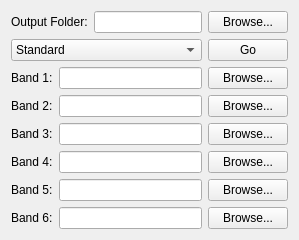
              <widget class="QWidget" name="tab">
               <attribute name="title">
                <string>Rename</string>
               </attribute>
               <layout class="QVBoxLayout" name="verticalLayout_4">
                <item>
                 <layout class="QHBoxLayout" name="horizontalLayout_30">
                  <item>
                   <widget class="QLabel" name="label_26">
                    <property name="text">
                     <string>Output Folder:</string>
                    </property>
                   </widget>
                  </item>
                  <item>
                   <widget class="QLineEdit" name="KernelRenameOutputFolder">
                    <property name="text">
                     <string/>
                    </property>
                   </widget>
                  </item>
                  <item>
                   <widget class="QPushButton" name="KernelRenameOutputButton">
                    <property name="text">
                     <string>Browse...</string>
                    </property>
                   </widget>
                  </item>
                 </layout>
                </item>
                <item>
                 <layout class="QHBoxLayout" name="horizontalLayout_25">
                  <item>
                   <widget class="QComboBox" name="KernelRenameMode">
                    <property name="sizePolicy">
                     <sizepolicy hsizetype="MinimumExpanding" vsizetype="Fixed">
                      <horstretch>0</horstretch>
                      <verstretch>0</verstretch>
                     </sizepolicy>
                    </property>
                    <property name="toolTip">
                     <string/>
                    </property>
                    <item>
                     <property name="text">
                      <string>Standard</string>
                     </property>
                    </item>
                    <item>
                     <property name="text">
                      <string>Muli-Page</string>
                     </property>
                    </item>
                   </widget>
                  </item>
                  <item>
                   <widget class="QPushButton" name="KernelRenameButton">
                    <property name="text">
                     <string>Go</string>
                    </property>
                   </widget>
                  </item>
                 </layout>
                </item>
                <item>
                 <layout class="QHBoxLayout" name="horizontalLayout_19">
                  <item>
                   <widget class="QLabel" name="label_20">
                    <property name="text">
                     <string>Band 1:</string>
                    </property>
                   </widget>
                  </item>
                  <item>
                   <widget class="QLineEdit" name="KernelBand1"/>
                  </item>
                  <item>
                   <widget class="QPushButton" name="KernelBandButton1">
                    <property name="text">
                     <string>Browse...</string>
                    </property>
                   </widget>
                  </item>
                 </layout>
                </item>
                <item>
                 <layout class="QHBoxLayout" name="horizontalLayout_20">
                  <item>
                   <widget class="QLabel" name="label_21">
                    <property name="text">
                     <string>Band 2:</string>
                    </property>
                   </widget>
                  </item>
                  <item>
                   <widget class="QLineEdit" name="KernelBand2"/>
                  </item>
                  <item>
                   <widget class="QPushButton" name="KernelBandButton2">
                    <property name="text">
                     <string>Browse...</string>
                    </property>
                   </widget>
                  </item>
                 </layout>
                </item>
                <item>
                 <layout class="QHBoxLayout" name="horizontalLayout_21">
                  <item>
                   <widget class="QLabel" name="label_22">
                    <property name="text">
                     <string>Band 3:</string>
                    </property>
                   </widget>
                  </item>
                  <item>
                   <widget class="QLineEdit" name="KernelBand3"/>
                  </item>
                  <item>
                   <widget class="QPushButton" name="KernelBandButton3">
                    <property name="text">
                     <string>Browse...</string>
                    </property>
                   </widget>
                  </item>
                 </layout>
                </item>
                <item>
                 <layout class="QHBoxLayout" name="horizontalLayout_22">
                  <item>
                   <widget class="QLabel" name="label_23">
                    <property name="text">
                     <string>Band 4:</string>
                    </property>
                   </widget>
                  </item>
                  <item>
                   <widget class="QLineEdit" name="KernelBand4"/>
                  </item>
                  <item>
                   <widget class="QPushButton" name="KernelBandButton4">
                    <property name="text">
                     <string>Browse...</string>
                    </property>
                   </widget>
                  </item>
                 </layout>
                </item>
                <item>
                 <layout class="QHBoxLayout" name="horizontalLayout_23">
                  <item>
                   <widget class="QLabel" name="label_24">
                    <property name="text">
                     <string>Band 5:</string>
                    </property>
                   </widget>
                  </item>
                  <item>
                   <widget class="QLineEdit" name="KernelBand5"/>
                  </item>
                  <item>
                   <widget class="QPushButton" name="KernelBandButton5">
                    <property name="text">
                     <string>Browse...</string>
                    </property>
                   </widget>
                  </item>
                 </layout>
                </item>
                <item>
                 <layout class="QHBoxLayout" name="horizontalLayout_24">
                  <item>
                   <widget class="QLabel" name="label_25">
                    <property name="text">
                     <string>Band 6:</string>
                    </property>
                   </widget>
                  </item>
                  <item>
                   <widget class="QLineEdit" name="KernelBand6"/>
                  </item>
                  <item>
                   <widget class="QPushButton" name="KernelBandButton6">
                    <property name="text">
                     <string>Browse...</string>
                    </property>
                   </widget>
                  </item>
                 </layout>
                </item>
               </layout>
              </widget>
